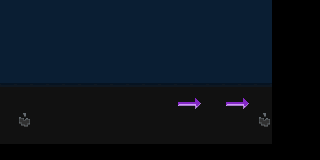

Below is a game level as drawn by its tile map, then a one-line description and the .tmx that defines it (tile-layer data replaced by summaries):
An orthogonal 20x10 tile map with 16x16 px tiles, 1 tile layer (Capa de Patrones 1).

<map version="1.0" tiledversion="1.0.3" orientation="orthogonal" renderorder="right-down" width="20" height="10" tilewidth="16" tileheight="16" nextobjectid="1">
 <tileset firstgid="1" source="tileset/tileset.tsx" />
 <layer name="Capa de Patrones 1" width="20" height="10">
  <data>[200 cells, 153 non-empty, 6 distinct tile ids]</data>
 </layer>
</map>
